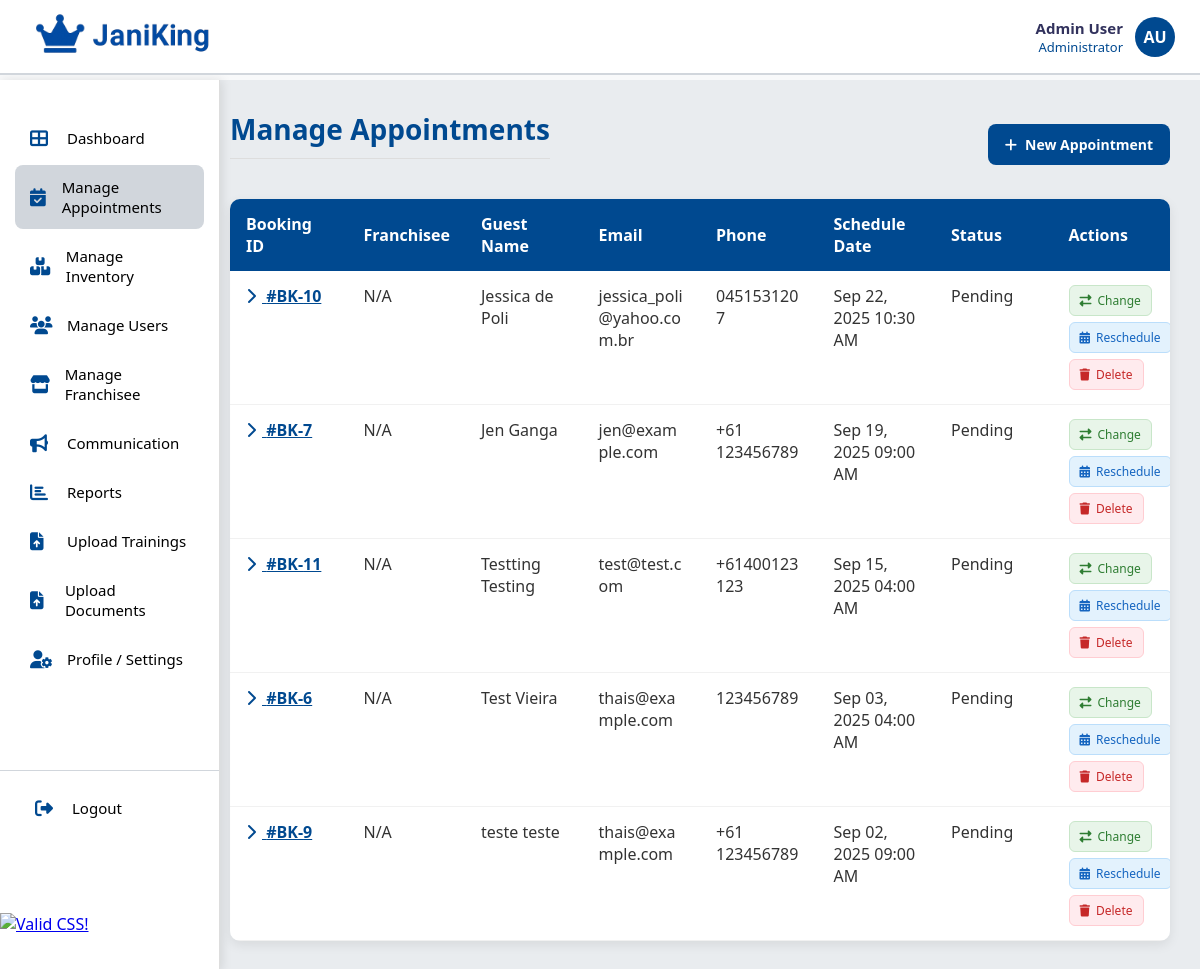
Page /root/admin/admin_manage_appointments.php on the earlier database version.
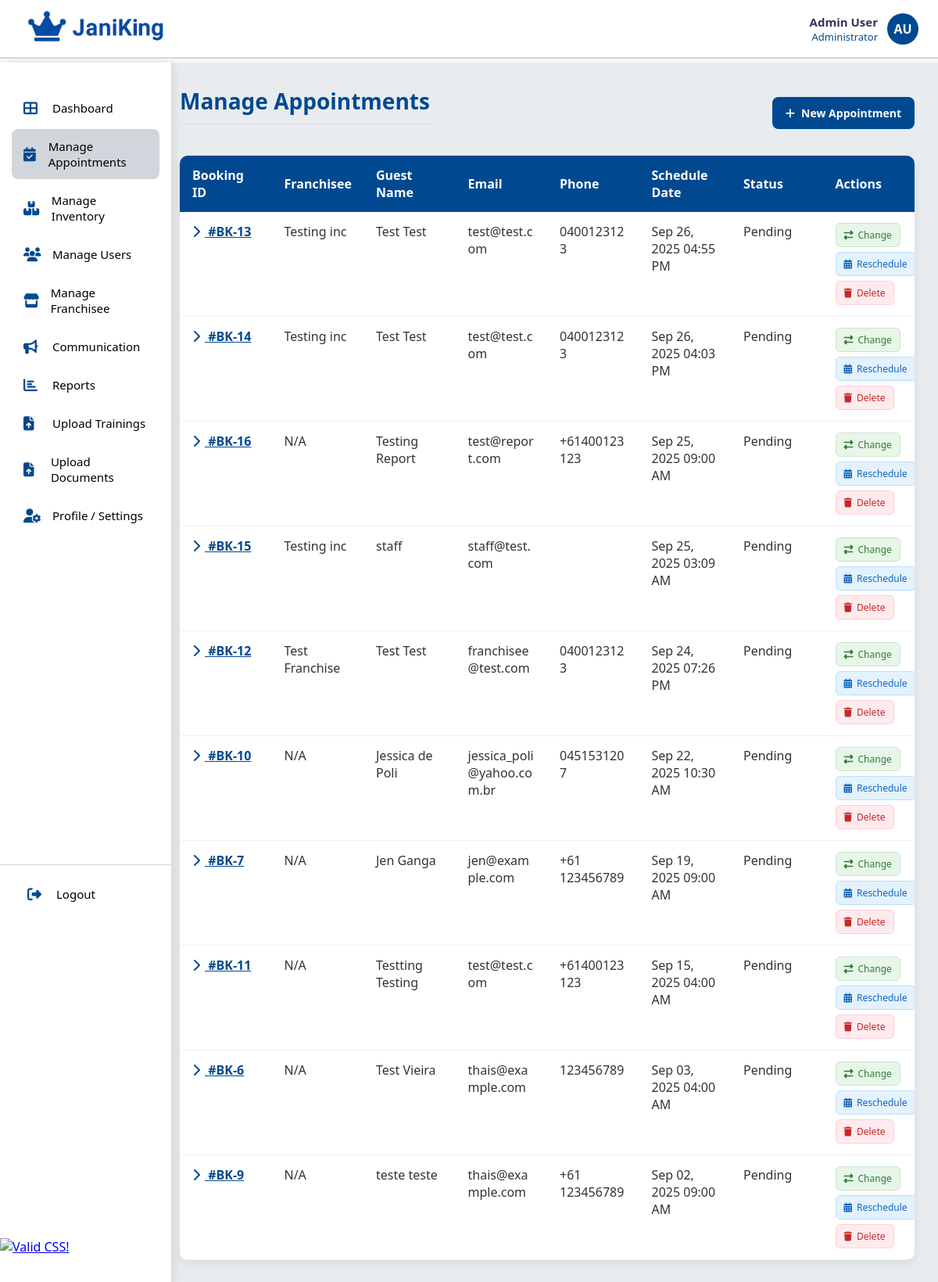
Same page on the later database version.
### tables this page shows
CREATE TABLE `bookings` (
  `booking_id` int(11) NOT NULL,
  `franchisee_id` int(11) DEFAULT NULL,
  `first_name` varchar(100) NOT NULL,
  `last_name` varchar(100) NOT NULL,
  `email` varchar(150) NOT NULL,
  `phone` varchar(50) NOT NULL,
  `preferred_location` varchar(150) NOT NULL,
  `scheduled_date` datetime DEFAULT NULL,
  `status` enum('Pending','Confirmed','Completed','Cancelled') DEFAULT 'Pending',
  `notes` text DEFAULT NULL
);

CREATE TABLE `franchisees` (
  `franchisee_id` int(11) NOT NULL,
  `business_name` varchar(100) DEFAULT NULL,
  `address` varchar(255) DEFAULT NULL,
  `abn` varchar(20) DEFAULT NULL,
  `start_date` date DEFAULT NULL,
  `status` enum('Active','Inactive') DEFAULT 'Active',
  `point_of_contact` varchar(100) DEFAULT NULL,
  `phone` varchar(20) DEFAULT NULL,
  `email` varchar(100) NOT NULL,
  `password_hash` varchar(255) DEFAULT NULL
);

### root/admin/admin_manage_appointments.php (the view, shortened to what this page needs)
<?php
require_once "../../db/config.php";
?>
<!DOCTYPE html>
<html lang="en">
<head>
  <link rel="stylesheet" href="https://cdnjs.cloudflare.com/ajax/libs/font-awesome/6.4.0/css/all.min.css">
  <link rel="stylesheet" href="../assets/css/style_admin.css">
</head>
<body>
  <?php include('../includes/header.php'); ?>
  <?php include('../includes/admin_navbar.php'); ?>
  <div class="main-container">
    <main class="main-content">
      <div class="top-controls">
        <h1 class="page-title">Manage Appointments</h1>
        <a href="admin_appointment/create_booking.php" class="btn btn-primary">
          <i class="fas fa-plus"></i> New Appointment
        </a>
      </div>
      <div class="table-card">
        <table>
          <thead>
            <tr>
              <th>Booking ID</th>
              <th>Franchisee</th>
              <th>Guest Name</th>
              <th>Email</th>
              <th>Phone</th>
              <th>Schedule Date</th>
              <th>Status</th>
              <th>Actions</th>
            </tr>
          </thead>
          <tbody>
          <?php
          try {
              $sql = "SELECT
                        b.booking_id, b.first_name, b.last_name, b.email, b.phone, b.preferred_location,
                        b.scheduled_date, b.status, b.notes,
                        f.business_name
                      FROM bookings b
                      LEFT JOIN franchisees f ON b.franchisee_id = f.franchisee_id
                      ORDER BY b.scheduled_date DESC";
              $stmt = $conn->query($sql);
              $result = $stmt->fetchAll(PDO::FETCH_ASSOC);
              if (count($result) > 0) {
                  foreach ($result as $row) {
                      $statusClass = strtolower(trim($row['status']));
                      $bid = (int)$row['booking_id'];
                      echo "<tr>";
                      echo "<td class='link toggle-details' data-target='details-{$bid}'>
                              <i class='fas fa-chevron-right arrow-icon'></i> #BK-".htmlspecialchars($bid)."
                            </td>";
                      echo "<td>".htmlspecialchars($row['business_name'] ?? 'N/A')."</td>";
                      echo "<td>".htmlspecialchars(($row['first_name'] ?? '').' '.($row['last_name'] ?? ''))."</td>";
                      echo "<td>".htmlspecialchars($row['email'])."</td>";
                      echo "<td>".htmlspecialchars($row['phone'])."</td>";
                      echo "<td>".($row['scheduled_date'] ? date("M d, Y h:i A", strtotime($row['scheduled_date'])) : '-')."</td>";
                      echo "<td><span class='status-badge {$statusClass}'>".htmlspecialchars($row['status'])."</span></td>";
                      echo "<td>
                              <div class='action-buttons'>
                                <a class='action-btn edit-btn' href='admin_appointment/update_booking.php?id={$bid}'>
                                  <i class='fas fa-exchange-alt'></i> Change
                                </a>
                                <a class='action-btn view-btn' href='admin_appointment/reschedule_booking.php?id={$bid}'>
                                  <i class='fas fa-calendar-alt'></i> Reschedule
                                </a>
                                <a class='action-btn delete-btn' href='admin_appointment/delete_booking.php?id={$bid}' onclick=\"return confirm('Are you sure?');\">
                                  <i class='fas fa-trash'></i> Delete
                                </a>
                              </div>
                            </td>";
                      echo "</tr>";
                  }
              } else {
                  echo '<tr><td colspan="8" style="text-align:center;"><em>No appointments found.</em></td></tr>';
              }
          } catch (PDOException $e) {
              echo '<tr><td colspan="8">Error fetching data: ' . htmlspecialchars($e->getMessage()) . '</td></tr>';
          }
          ?>
          </tbody>
        </table>
      </div>
    </main>
  </div>
</body>
</html>

Differences in the rows shown:
added bookings: booking_id "13", franchisee.business_name "Testing inc", first_name+last_name "Test Test", email "test@test.com", phone "0400123123", scheduled_date "Sep 26, 2025 04:55 PM", status "Pending"
added bookings: booking_id "14", franchisee.business_name "Testing inc", first_name+last_name "Test Test", email "test@test.com", phone "0400123123", scheduled_date "Sep 26, 2025 04:03 PM", status "Pending"
added bookings: booking_id "16", business_name "N/A", first_name+last_name "Testing Report", email "test@report.com", phone "+61400123123", scheduled_date "Sep 25, 2025 09:00 AM", status "Pending"
added bookings: booking_id "15", franchisee.business_name "Testing inc", first_name+last_name "staff", email "staff@test.com", scheduled_date "Sep 25, 2025 03:09 AM", status "Pending"
added bookings: booking_id "12", franchisee.business_name "Test Franchise", first_name+last_name "Test Test", email "franchisee@test.com", phone "0400123123", scheduled_date "Sep 24, 2025 07:26 PM", status "Pending"
